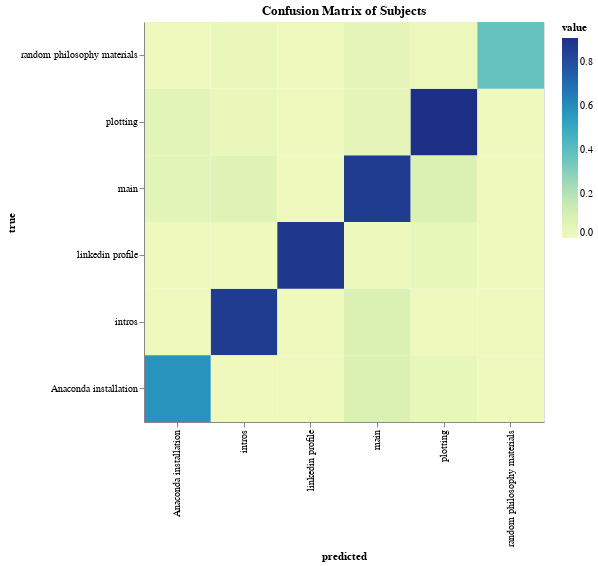

The notebook cell this image was saved under:
### Markdown cell above
### Confusion matrix (normalized)

### Code cell
# plot the confusion matrix from the logistic regression using altair
from sklearn.metrics import confusion_matrix

confusion = confusion_matrix(_subjects, _subjects_logreg)
confusion = pd.DataFrame(confusion, index=subjects, columns=subjects)
confusion.index.name = 'true'
confusion.columns.name = 'predicted'

# normalize the confusion matrix
confusion = confusion / confusion.sum(axis=1)

alt.Chart(confusion.reset_index().melt(id_vars='true'), title="Confusion Matrix of Subjects"
).mark_rect().encode(
    x='predicted:O',
    y=alt.Y('true:O', sort=alt.EncodingSortField(field='true', order='descending')),  # reverse the y axis
    color='value:Q',
    tooltip='true predicted value'.split(' ')
    
).interactive().properties(width=400, height=400)

### Figure 1 — Vega-Lite specification as saved in the notebook (floating-point values rounded to 4 significant figures)
{"config": {"view": {"continuousWidth": 300, "continuousHeight": 300}}, "data": {"name": "data-e07da09c03c5757383ce5c1497256bf1"}, "mark": {"type": "rect"}, "encoding": {"color": {"field": "value", "type": "quantitative"}, "tooltip": [{"field": "true", "type": "nominal"}, {"field": "predicted", "type": "nominal"}, {"field": "value", "type": "quantitative"}], "x": {"field": "predicted", "type": "ordinal"}, "y": {"field": "true", "sort": {"field": "true", "order": "descending"}, "type": "ordinal"}}, "height": 400, "params": [{"name": "param_83", "select": {"type": "interval", "encodings": ["x", "y"]}, "bind": "scales"}], "title": "Confusion Matrix of Subjects", "width": 400, "$schema": "https://vega.github.io/schema/vega-lite/v5.8.0.json", "datasets": {"data-e07da09c03c5757383ce5c1497256bf1": [{"true": "intros", "predicted": "intros", "value": 0.8636}, {"true": "main", "predicted": "intros", "value": 0.06818}, {"true": "Anaconda installation", "predicted": "intros", "value": 0.0}, {"true": "linkedin profile", "predicted": "intros", "value": 0.0}, {"true": "plotting", "predicted": "intros", "value": 0.02273}, {"true": "random philosophy materials", "predicted": "intros", "value": 0.02273}, {"true": "intros", "predicted": "main", "value": 0.09091}, {"true": "main", "predicted": "main", "value": 0.8636}, {"true": "Anaconda installation", "predicted": "main", "value": 0.09091}, {"true": "linkedin profile", "predicted": "main", "value": 0.01515}, {"true": "plotting", "predicted": "main", "value": 0.04545}, {"true": "random philosophy materials", "predicted": "main", "value": 0.04545}, {"true": "intros", "predicted": "Anaconda installation", "value": 0.0}, {"true": "main", "predicted": "Anaconda installation", "value": 0.05263}, {"true": "Anaconda installation", "predicted": "Anaconda installation", "value": 0.5789}, {"true": "linkedin profile", "predicted": "Anaconda installation", "value": 0.0}, {"true": "plotting", "predicted": "Anaconda installation", "value": 0.05263}, {"true": "random philosophy materials", "predicted": "Anaconda installation", "value": 0.0}, {"true": "intros", "predicted": "linkedin profile", "value": 0.0}, {"true": "main", "predicted": "linkedin profile", "value": 0.0}, {"true": "Anaconda installation", "predicted": "linkedin profile", "value": 0.0}, {"true": "linkedin profile", "predicted": "linkedin profile", "value": 0.88}, {"true": "plotting", "predicted": "linkedin profile", "value": 0.0}, {"true": "random philosophy materials", "predicted": "linkedin profile", "value": 0.0}, {"true": "intros", "predicted": "plotting", "value": 0.0}, {"true": "main", "predicted": "plotting", "value": 0.09091}, {"true": "Anaconda installation", "predicted": "plotting", "value": 0.03636}, {"true": "linkedin profile", "predicted": "plotting", "value": 0.03636}, {"true": "plotting", "predicted": "plotting", "value": 0.9091}, {"true": "random philosophy materials", "predicted": "plotting", "value": 0.01818}, {"true": "intros", "predicted": "random philosophy materials", "value": 0.0}, {"true": "main", "predicted": "random philosophy materials", "value": 0.0}, {"true": "Anaconda installation", "predicted": "random philosophy materials", "value": 0.0}, {"true": "linkedin profile", "predicted": "random philosophy materials", "value": 0.0}, {"true": "plotting", "predicted": "random philosophy materials", "value": 0.0}, {"true": "random philosophy materials", "predicted": "random philosophy materials", "value": 0.375}]}}
